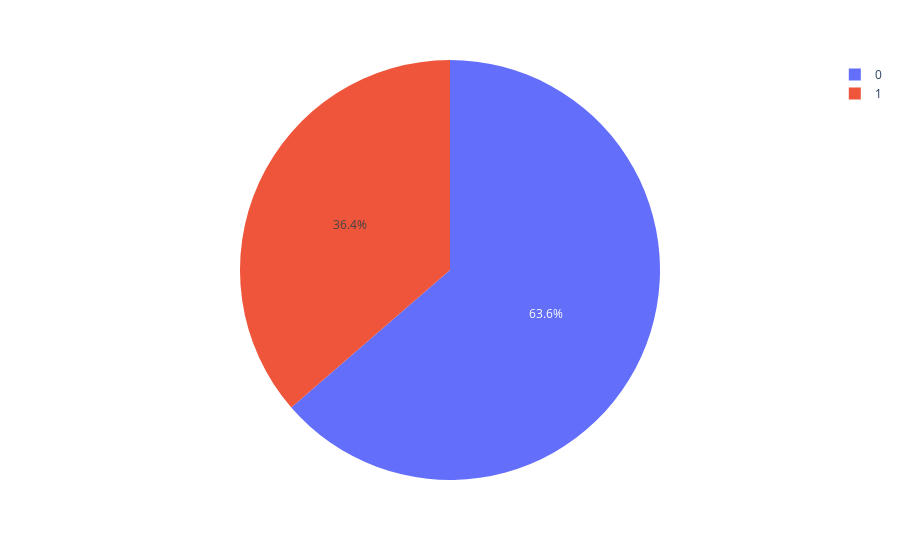

This figure's notebook cell:
### Code cell
px.pie(df,'Survived')

### Figure 1 — Plotly figure (JSON) as saved in the notebook; plotly's stock layout.template omitted (floating-point values rounded to 4 significant figures; data arrays with more than 128 entries replaced by an {"elided": "..."} marker saying what was removed)
{"data": [{"domain": {"x": [0, 1], "y": [0, 1]}, "hovertemplate": "Survived=%{label}<extra></extra>", "labels": {"elided": "418 int values"}, "legendgroup": "", "name": "", "showlegend": true, "type": "pie"}], "layout": {"legend": {"tracegroupgap": 0}, "margin": {"t": 60}}}
